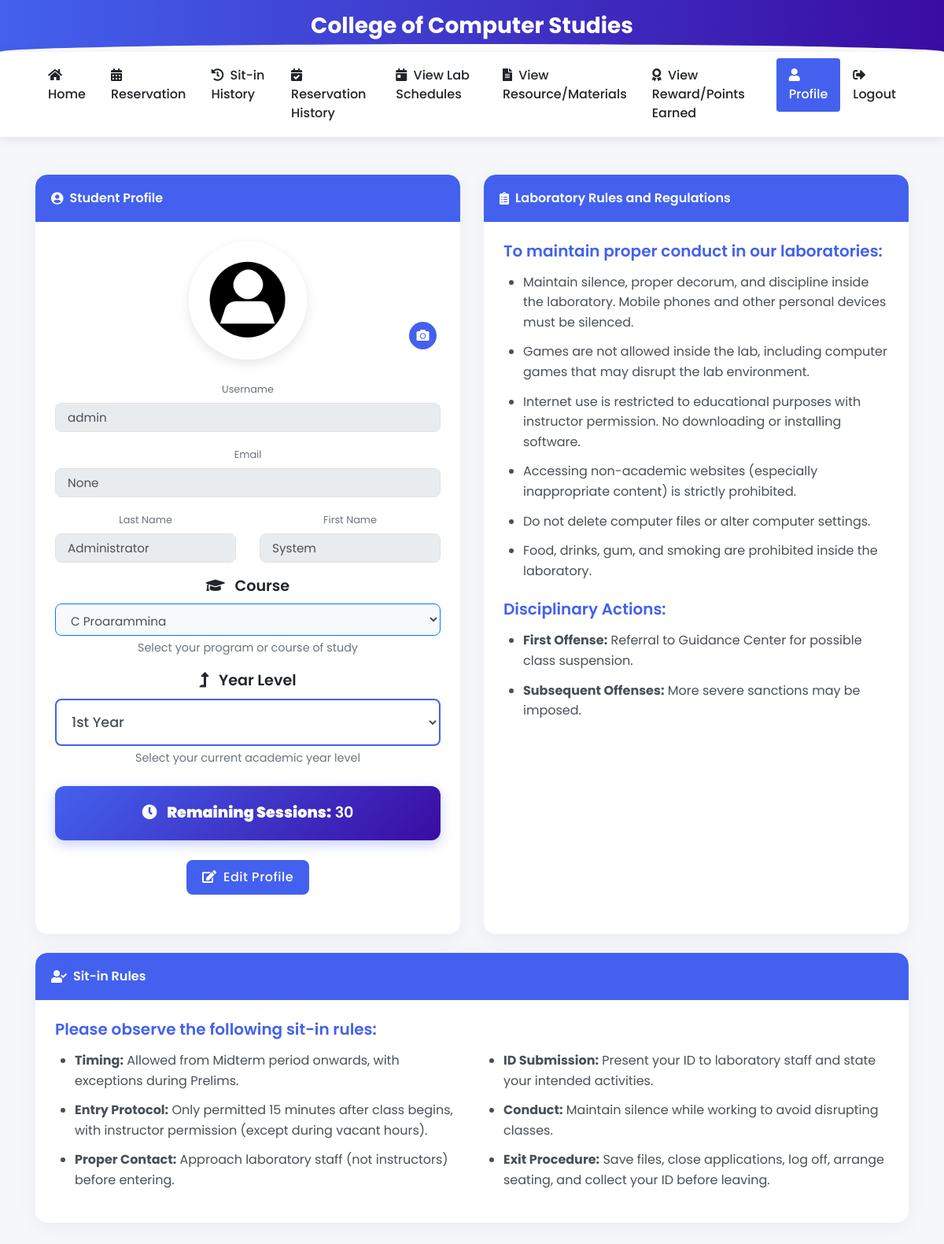
Page /profile (signed in) on the committed database.
### tables this page shows
CREATE TABLE users
(id INTEGER PRIMARY KEY AUTOINCREMENT,
idno varchar(50),
lastname varchar(80),
firstname varchar(80),
middlename varchar(80),
course varchar(50),
year_level varchar(50),
email varchar(60),
username varchar(80),
password varchar(90), remaining_sessions INTEGER DEFAULT 30, is_admin INTEGER DEFAULT 0, profile_image TEXT, role TEXT DEFAULT 'user', points INTEGER DEFAULT 0);

### app.py (the view)
@app.route('/profile')
def profile():
    if 'user_id' not in session:
        return redirect(url_for('login'))
    user_id = session['user_id']
    conn = get_db_connection()
    cursor = conn.cursor()
    cursor.execute('SELECT * FROM users WHERE idno = ?', (user_id,))
    user = cursor.fetchone()
    conn.close()
    if user:
        return render_template('profile.html', user=user)
    return redirect(url_for('login'))

### app.py (called while the page is built, shortened)
def get_db_connection():
    conn = sqlite3.connect('students.db', timeout=30)
    conn.execute("PRAGMA journal_mode=WAL")  # Use Write-Ahead Logging
    conn.row_factory = sqlite3.Row
    try:
        cursor = conn.cursor()
        cursor.execute("PRAGMA table_info(users)")
        columns = [column[1] for column in cursor.fetchall()]
        cursor.execute("PRAGMA table_info(sitins)")
        sitins_columns = [column[1] for column in cursor.fetchall()]
    except Exception as e:
        print(f"Error in get_db_connection: {str(e)}")
    return conn

### templates/profile.html (shortened to what this page needs)
<!DOCTYPE html>
<html lang="en">
<head>
<link rel="stylesheet" href="https://stackpath.bootstrapcdn.com/bootstrap/4.5.2/css/bootstrap.min.css" />
<link rel="stylesheet" href="https://cdnjs.cloudflare.com/ajax/libs/font-awesome/5.15.3/css/all.min.css">
</head>
<body>
<div class="header-banner">
    <div class="container text-center">
        <h3 class="font-weight-bold mb-0">College of Computer Studies</h3>
    </div>
</div>
<nav class="navbar navbar-expand-lg navbar-light sticky-top">
    <div class="container">
        <div class="collapse navbar-collapse" id="navbarNav">
            <ul class="navbar-nav ml-auto">
                <li class="nav-item">
                    <a class="nav-link" href="{{ url_for('user_dashboard') }}">
                        <i class="fas fa-home mr-1"></i> Home
                    </a>
                </li>
                <li class="nav-item">
                    <a class="nav-link" href="{{ url_for('reservation') }}">
                        <i class="fas fa-calendar-alt mr-1"></i> Reservation
                    </a>
                </li>
                <li class="nav-item">
                    <a class="nav-link" href="{{ url_for('sitin_history') }}">
                        <i class="fas fa-history mr-1"></i> Sit-in History
                    </a>
                </li>
                <li class="nav-item">
                    <a class="nav-link" href="{{ url_for('user_reservation_history') }}">
                        <i class="fas fa-calendar-check mr-1"></i> Reservation History
                    </a>
                </li>
                <li class="nav-item">
                    <a class="nav-link" href="{{ url_for('view_lab_schedules') }}">
                        <i class="fas fa-calendar-day mr-1"></i> View Lab Schedules
                    </a>
                </li>
                <li class="nav-item">
                    <a class="nav-link" href="{{ url_for('view_resources') }}">
                        <i class="fas fa-file-alt mr-1"></i> View Resource/Materials
                    </a>
                </li>
                <li class="nav-item">
                    <a class="nav-link" href="{{ url_for('view_points') }}">
                        <i class="fas fa-award mr-1"></i> View Reward/Points Earned
                    </a>
                </li>
                <li class="nav-item active">
                    <a class="nav-link" href="{{ url_for('profile') }}">
                        <i class="fas fa-user mr-1"></i> Profile
                    </a>
                </li>
                <li class="nav-item">
                    <a class="nav-link" href="{{ url_for('logout') }}">
                        <i class="fas fa-sign-out-alt mr-1"></i> Logout
                    </a>
                </li>
            </ul>
        </div>
    </div>
</nav>
<div class="container py-5">
    <div class="row">
        <div class="col-md-6 mb-4">
            <div class="card h-100">
                <div class="card-header d-flex align-items-center">
                    <i class="fas fa-user-circle mr-2"></i> Student Profile
                </div>
                <div class="card-body">
                    <div class="text-center">
                        <div class="profile-img-container text-center">
                            <img src="{{ url_for('static', filename='profile_default.png') }}" alt="Profile Image" class="profile-img" id="profileImg">
                            <label for="profileImageUpload" class="edit-avatar">
                                <i class="fas fa-camera"></i>
                            </label>
                        </div>
                        <form id="editUserForm" method="POST" action="{{ url_for('update_user') }}">
                            <div class="form-group">
                                <label class="small text-muted">Username</label>
                                <input type="text" class="form-control" value="{{ user['username'] }}" disabled>
                            </div>
                            <div class="form-group">
                                <label class="small text-muted">Email</label>
                                <input type="email" class="form-control" value="{{ user['email'] }}" disabled>
                            </div>
                            <div class="row">
                                <div class="col-md-6">
                                    <div class="form-group">
                                        <label class="small text-muted">Last Name</label>
                                        <input type="text" class="form-control" value="{{ user['lastname'] }}" disabled>
                                    </div>
                                </div>
                                <div class="col-md-6">
                                    <div class="form-group">
                                        <label class="small text-muted">First Name</label>
                                        <input type="text" class="form-control" value="{{ user['firstname'] }}" disabled>
                                    </div>
                                </div>
                            </div>
                            <div class="form-group">
                                <label for="course" style="font-size: 1.2rem; font-weight: 600; color: #212529;"><i class="fas fa-graduation-cap mr-2"></i> Course</label>
                                <select class="form-control form-control-lg bg-light border-primary" id="purpose">
                                    <optgroup label="Programming Languages">
                                    <option value="C Programming">C Programming</option>
                                    </optgroup>
                                </select>
                                <small class="form-text text-muted" style="font-size: 0.9rem; margin-top: 5px;">Select your program or course of study</small>
                            </div>
                            <div class="form-group">
                                <label for="yearLevel" style="font-size: 1.2rem; font-weight: 600; color: #212529;"><i class="fas fa-level-up-alt mr-2"></i> Year Level</label>
                                <select class="form-control form-control-lg" id="yearLevel" name="year_level" style="font-size: 1.1rem; font-weight: 500; padding: 15px; height: auto; border: 2px solid #4361ee; background-color: #fff;">
                                    <option value="1" {% if user['year_level'] == '1' %}selected{% endif %}>1st Year</option>
                                </select>
                                <small class="form-text text-muted" style="font-size: 0.9rem; margin-top: 5px;">Select your current academic year level</small>
                            </div>
                            <div class="remaining-session">
                                <p><i class="fas fa-clock mr-2"></i> <strong>Remaining Sessions:</strong> <span id="remainingSession">{{ user['remaining_sessions'] }}</span></p>
                            </div>
                            <div class="text-center mt-4">
                                <button type="button" id="editButton" class="btn btn-primary">
                                    <i class="fas fa-edit mr-1"></i> Edit Profile
                                </button>
                            </div>
                        </form>
                    </div>
                </div>
            </div>
        </div>
        <div class="col-md-6 mb-4">
            <div class="card h-100">
                <div class="card-header d-flex align-items-center">
                    <i class="fas fa-clipboard-list mr-2"></i> Laboratory Rules and Regulations
                </div>
                <div class="card-body rules-section">
                    <h5>To maintain proper conduct in our laboratories:</h5>
                    <ul>
                        <li>Maintain silence, proper decorum, and discipline inside the laboratory. Mobile phones and other personal devices must be silenced.</li>
                        <li>Games are not allowed inside the lab, including computer games that may disrupt the lab environment.</li>
                        <li>Internet use is restricted to educational purposes with instructor permission. No downloading or installing software.</li>
                        <li>Accessing non-academic websites (especially inappropriate content) is strictly prohibited.</li>
                        <li>Do not delete computer files or alter computer settings.</li>
                        <li>Food, drinks, gum, and smoking are prohibited inside the laboratory.</li>
                    </ul>
                    <h5 class="mt-4">Disciplinary Actions:</h5>
                    <ul>
                        <li><strong>First Offense:</strong> Referral to Guidance Center for possible class suspension.</li>
                        <li><strong>Subsequent Offenses:</strong> More severe sanctions may be imposed.</li>
                    </ul>
                </div>
            </div>
        </div>
    </div>
    <div class="row">
        <div class="col-md-12">
            <div class="card">
                <div class="card-header d-flex align-items-center">
                    <i class="fas fa-user-check mr-2"></i> Sit-in Rules
                </div>
                <div class="card-body rules-section">
                    <h5>Please observe the following sit-in rules:</h5>
                    <div class="row">
                        <div class="col-md-6">
                            <ul>
                                <li><strong>Timing:</strong> Allowed from Midterm period onwards, with exceptions during Prelims.</li>
                                <li><strong>Entry Protocol:</strong> Only permitted 15 minutes after class begins, with instructor permission (except during vacant hours).</li>
                                <li><strong>Proper Contact:</strong> Approach laboratory staff (not instructors) before entering.</li>
                            </ul>
                        </div>
                        <div class="col-md-6">
                            <ul>
                                <li><strong>ID Submission:</strong> Present your ID to laboratory staff and state your intended activities.</li>
                                <li><strong>Conduct:</strong> Maintain silence while working to avoid disrupting classes.</li>
                                <li><strong>Exit Procedure:</strong> Save files, close applications, log off, arrange seating, and collect your ID before leaving.</li>
                            </ul>
                        </div>
                    </div>
                </div>
            </div>
        </div>
    </div>
</div>
</body>
</html>

### templates/profile.html (style rules this page uses)
:root { --primary-color: #4361ee; --secondary-color: #3a0ca3; --accent-color: #4cc9f0; --light-color: #f8f9fa; --dark-color: #212529; --success-color: #2bc4a9; --warning-color: #f9c74f; }
body { font-family: 'Poppins', sans-serif; background-color: #f5f7fa; color: #495057; min-height: 100vh; }
.header-banner { background: linear-gradient(to right, var(--primary-color), var(--secondary-color)); color: white; padding: 16px 0; position: relative; overflow: hidden; }
.header-banner::after { content: ''; position: absolute; bottom: -10px; left: 0; right: 0; height: 20px; background: #fff; border-radius: 50% 50% 0 0; }
.navbar { background-color: #fff !important; box-shadow: 0 2px 15px rgba(0,0,0,0.1); }
.navbar .nav-link { color: var(--dark-color) !important; font-weight: 500; padding: 10px 16px !important; border-radius: 4px; transition: all 0.3s ease; }
.navbar .nav-item.active .nav-link { background-color: var(--primary-color); color: white !important; }
.card { border: none; border-radius: 15px; box-shadow: 0 5px 25px rgba(0,0,0,0.05); transition: all 0.3s ease; margin-bottom: 25px; overflow: hidden; }
.card-header { background: var(--primary-color); color: white; font-weight: 600; padding: 18px 20px; border-bottom: none; border-radius: 15px 15px 0 0 !important; }
.card-body { padding: 25px; }
.btn { border-radius: 8px; padding: 10px 20px; font-weight: 500; letter-spacing: 0.5px; transition: all 0.3s ease; }
.btn-primary { background: var(--primary-color); border: none; }
.form-control { border-radius: 8px; border: 1px solid #e1e1e1; padding: 12px 15px; font-size: 0.95rem; transition: all 0.3s ease; background-color: #f8f9fa; }
.profile-img-container { position: relative; margin-bottom: 25px; }
.profile-img { width: 150px; height: 150px; border-radius: 50%; object-fit: cover; border: 5px solid white; box-shadow: 0 5px 15px rgba(0,0,0,0.1); }
.edit-avatar { position: absolute; bottom: 5px; right: 5px; background: var(--primary-color); color: white; width: 35px; height: 35px; border-radius: 50%; display: flex; align-items: center; justify-content: center; cursor: pointer; transition: all 0.3s; }
.remaining-session { background: linear-gradient(135deg, var(--primary-color), var(--secondary-color)); color: white; padding: 20px; border-radius: 12px; margin: 25px 0; text-align: center; font-size: 1.2rem; font-weight: 600; box-shadow: 0 5px 15px rgba(67, 97, 238, 0.3); }
.remaining-session p { margin-bottom: 0; }
.rules-section h5 { color: var(--primary-color); font-weight: 600; margin-bottom: 15px; }
.rules-section ul { padding-left: 25px; }
.rules-section li { margin-bottom: 12px; line-height: 1.6; position: relative; }

### rows in the picture
users: username "admin", lastname "Administrator", firstname "System", remaining_sessions "30"
